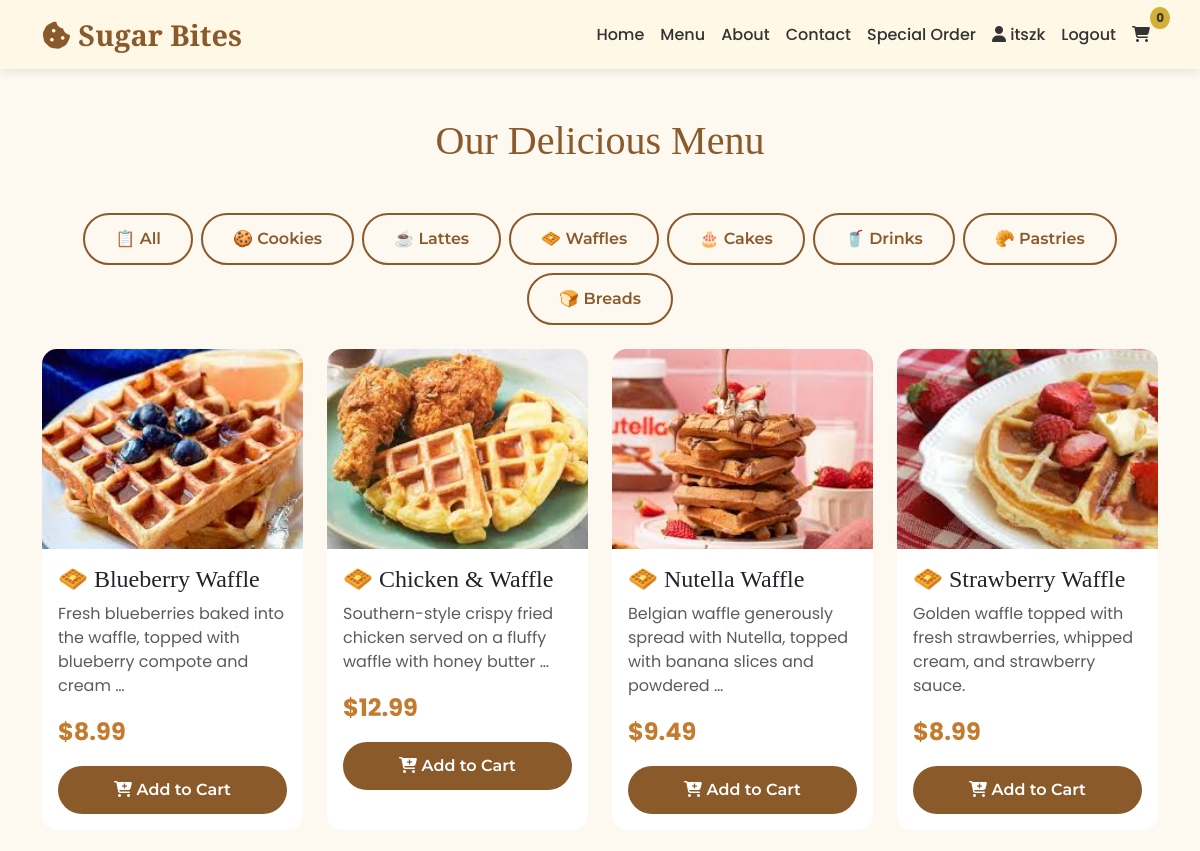
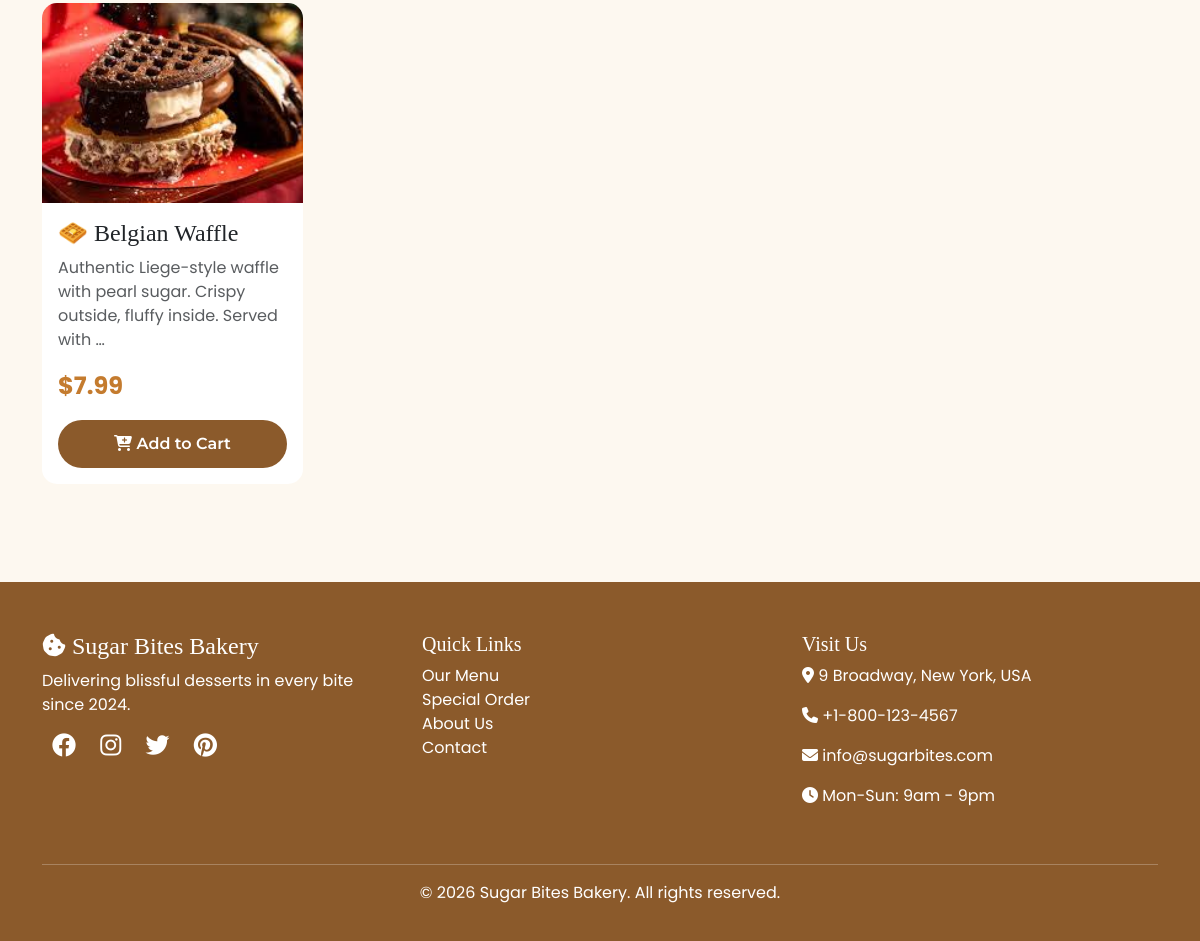
Page /menu/?category=waffles (signed in) on the committed database (2 pictures, top to bottom).
### bakery/models.py (models this page shows, shortened)
class Product(models.Model):
    CATEGORY_CHOICES = [
        ('cookies', '🍪 Cookies'),
        ('lattes', '☕ Lattes'),
        ('waffles', '🧇 Waffles'),
        ('cakes', '🎂 Cakes'),
        ('drinks', '🥤 Drinks'),
        ('pastries', '🥐 Pastries'),    # NEW
        ('breads', '🍞 Breads'),         # NEW
    ]
    name = models.CharField(max_length=200)
    category = models.CharField(max_length=20, choices=CATEGORY_CHOICES)
    description = models.TextField()
    price = models.DecimalField(max_digits=10, decimal_places=2)
    image = models.ImageField(upload_to=get_product_image_path, blank=True, null=True)
    is_best_seller = models.BooleanField(default=False)
    stock = models.IntegerField(default=10)
    created_at = models.DateTimeField(auto_now_add=True)
    def get_category_icon(self):
        icons = {
            'cookies': '🍪',
            'lattes': '☕',
            'waffles': '🧇',
            'cakes': '🎂',
            'drinks': '🥤',
            'pastries': '🥐',
            'breads': '🍞',
        }
        return icons.get(self.category, '📦')
    class Meta:
        ordering = ['-created_at']

### bakery/views.py (the view)
# urls.py: path('menu/', views.menu, name='menu'),
def menu(request):
    category = request.GET.get('category')
    if category:
        products = Product.objects.filter(category=category)
    else:
        products = Product.objects.all()
    return render(request, 'bakery/menu.html', {'products': products})

### bakery/context_processors.py (called while the page is built)
def cart_count(request):
    cart = request.session.get('cart', {})
    count = sum(item['quantity'] for item in cart.values())
    return {'cart_count': count}

### bakery/templates/bakery/menu.html (shortened to what this page needs)
{% extends 'bakery/base.html' %}
{% block content %}
<div class="container py-5">
    <h1 class="text-center mb-5" style="color: var(--warm-brown);">Our Delicious Menu</h1>
    <div class="row mb-4">
        <div class="col-md-12">
            <div class="d-flex flex-wrap gap-2 justify-content-center">
                <a href="/menu/" class="btn btn-outline-primary">📋 All</a>
                <a href="/menu/?category=cookies" class="btn btn-outline-primary">🍪 Cookies</a>
                <a href="/menu/?category=lattes" class="btn btn-outline-primary">☕ Lattes</a>
                <a href="/menu/?category=waffles" class="btn btn-outline-primary">🧇 Waffles</a>
                <a href="/menu/?category=cakes" class="btn btn-outline-primary">🎂 Cakes</a>
                <a href="/menu/?category=drinks" class="btn btn-outline-primary">🥤 Drinks</a>
                <a href="/menu/?category=pastries" class="btn btn-outline-primary">🥐 Pastries</a>
                <a href="/menu/?category=breads" class="btn btn-outline-primary">🍞 Breads</a>
            </div>
        </div>
    </div>
    <div class="row g-4">
        {% for product in products %}
        <div class="col-md-4 col-lg-3">
            <div class="card product-card h-100">
                <a href="/product/{{ product.id }}/">
                    {% if product.image %}
                        <img src="{{ product.image.url }}" class="card-img-top" alt="{{ product.name }}" style="height: 200px; object-fit: cover;">
                    {% else %}
                        <img src="https://images.unsplash.com/photo-1499636136210-6f4ee915583e?w=400" class="card-img-top" alt="{{ product.name }}" style="height: 200px; object-fit: cover;">
                    {% endif %}
                </a>
                <div class="card-body">
                    <a href="/product/{{ product.id }}/" style="text-decoration: none; color: inherit;">
                        <h4>{{ product.get_category_icon }} {{ product.name }}</h4>
                    </a>
                    <p class="text-muted">{{ product.description|truncatewords:12 }}</p>
                    <div class="price">${{ product.price }}</div>
                    <button class="btn btn-primary mt-3 w-100" onclick="addToCart({{ product.id }}, '{{ product.name }}', {{ product.price }})">
                        <i class="fas fa-cart-plus"></i> Add to Cart
                    </button>
                </div>
            </div>
        </div>
        {% empty %}
        <div class="col-12 text-center">
            <p>No products available yet.</p>
        </div>
        {% endfor %}
    </div>
</div>
{% endblock %}

### bakery/templates/bakery/base.html (shortened to what this page needs)
<!DOCTYPE html>
<html lang="en">
<head>
    <link href="https://cdn.jsdelivr.net/npm/bootstrap@5.3.0/dist/css/bootstrap.min.css" rel="stylesheet">
    <link rel="stylesheet" href="https://cdnjs.cloudflare.com/ajax/libs/font-awesome/6.4.0/css/all.min.css">
</head>
<body>
    <nav class="navbar navbar-expand-lg sticky-top">
        <div class="container">
            <a class="navbar-brand" href="/">
                <i class="fas fa-cookie-bite"></i> Sugar Bites
            </a>
            <div class="collapse navbar-collapse" id="navbarNav">
                <ul class="navbar-nav ms-auto">
                    <li class="nav-item">
                        <a class="nav-link" href="/">Home</a>
                    </li>
                    <li class="nav-item">
                        <a class="nav-link" href="/menu/">Menu</a>
                    </li>
                    <li class="nav-item">
                        <a class="nav-link" href="/about/">About</a>
                    </li>
                    <li class="nav-item">
                        <a class="nav-link" href="/contact/">Contact</a>
                    </li>
                    <li class="nav-item">
                        <a class="nav-link" href="/special-order/">Special Order</a>
                    </li>
                    {% if user.is_authenticated %}
                        <li class="nav-item">
                            <a class="nav-link" href="/profile/">
                                <i class="fas fa-user"></i> {{ user.username }}
                            </a>
                        </li>
                        <li class="nav-item">
                            <a class="nav-link" href="/logout/">Logout</a>
                        </li>
                    {% endif %}
                    <li class="nav-item">
                        <a class="nav-link cart-badge" href="/cart/">
                            <i class="fas fa-shopping-cart"></i>
                            <span class="cart-count" id="cartCount">0</span>
                        </a>
                    </li>
                </ul>
            </div>
        </div>
    </nav>
    {% block content %}{% endblock %}
    <footer class="footer">
        <div class="container">
            <div class="row">
                <div class="col-md-4 mb-4">
                    <h4><i class="fas fa-cookie-bite"></i> Sugar Bites Bakery</h4>
                    <p>Delivering blissful desserts in every bite since 2024.</p>
                    <div class="social-icons">
                        <a href="#"><i class="fab fa-facebook"></i></a>
                        <a href="#"><i class="fab fa-instagram"></i></a>
                        <a href="#"><i class="fab fa-twitter"></i></a>
                        <a href="#"><i class="fab fa-pinterest"></i></a>
                    </div>
                </div>
                <div class="col-md-4 mb-4">
                    <h5>Quick Links</h5>
                    <ul class="list-unstyled">
                        <li><a href="/menu/">Our Menu</a></li>
                        <li><a href="/special-order/">Special Order</a></li>
                        <li><a href="/about/">About Us</a></li>
                        <li><a href="/contact/">Contact</a></li>
                    </ul>
                </div>
                <div class="col-md-4 mb-4">
                    <h5>Visit Us</h5>
                    <p><i class="fas fa-map-marker-alt"></i> 9 Broadway, New York, USA</p>
                    <p><i class="fas fa-phone"></i> +1-800-123-4567</p>
                    <p><i class="fas fa-envelope"></i> info@sugarbites.com</p>
                    <p><i class="fas fa-clock"></i> Mon-Sun: 9am - 9pm</p>
                </div>
            </div>
            <hr class="bg-light">
            <div class="text-center">
                <p>&copy; 2026 Sugar Bites Bakery. All rights reserved.</p>
            </div>
        </div>
    </footer>
</body>
</html>

### bakery/templates/bakery/base.html (style rules this page uses)
:root { --warm-brown: #8B5A2B; --cream: #FFF8E7; --gold: #D4AF37; --dark-gray: #333333; --light-cream: #FDF8F0; --honey: #F0A500; --caramel: #C47B2E; }
* { font-family: 'Poppins', sans-serif; }
h1, h2, h3, h4, h5, h6 { font-family: 'Playfair Display', serif; }
.btn { font-family: 'Montserrat', sans-serif; }
body { background-color: var(--light-cream); color: var(--dark-gray); }
.navbar { background-color: var(--cream); box-shadow: 0 2px 10px rgba(0,0,0,0.1); }
.navbar-brand { font-family: 'Playfair Display', serif; font-weight: 700; font-size: 1.8rem; color: var(--warm-brown) !important; }
.nav-link { color: var(--dark-gray) !important; font-weight: 500; transition: color 0.3s; position: relative; }
.nav-link::after { content: ''; position: absolute; bottom: -5px; left: 0; width: 0; height: 2px; background: var(--gold); transition: width 0.3s ease; }
.btn-primary { background-color: var(--warm-brown); border: none; padding: 12px 30px; border-radius: 30px; font-weight: 600; transition: transform 0.3s, box-shadow 0.3s; position: relative; overflow: hidden; }
.btn-outline-primary { border: 2px solid var(--warm-brown); color: var(--warm-brown); padding: 12px 30px; border-radius: 30px; font-weight: 600; transition: all 0.3s; }
.category-card, .product-card { border: none; border-radius: 15px; overflow: hidden; transition: all 0.4s cubic-bezier(0.2, 0.9, 0.4, 1.1); background: white; animation: cardSlideUp 0.5s ease-out backwards; }
.product-card img { height: 200px; object-fit: cover; animation: imageFadeIn 0.6s ease-out; }
.price { font-size: 1.5rem; font-weight: 700; color: var(--caramel); transition: all 0.3s ease; display: inline-block; }
.footer { background-color: var(--warm-brown); color: white; padding: 50px 0 20px; margin-top: 50px; }
.footer a { color: white; text-decoration: none; transition: all 0.3s ease; }
.social-icons i { font-size: 1.5rem; margin: 0 10px; transition: all 0.3s cubic-bezier(0.2, 0.9, 0.4, 1.1); }
.cart-badge { position: relative; }
.cart-count { position: absolute; top: -8px; right: -12px; background-color: var(--gold); color: var(--dark-gray); border-radius: 50%; padding: 2px 6px; font-size: 12px; font-weight: bold; transition: all 0.3s ease; }
body > div:not(.navbar):not(footer) { animation: pageFadeIn 0.6s cubic-bezier(0.2, 0.9, 0.4, 1.1); }
.product-card:nth-child(1) { animation-delay: 0.05s; }
html { scroll-behavior: smooth; }

### rows in the picture
Product: image (picture), get_category_icon "🧇", name "Blueberry Waffle", description "Fresh blueberries baked into the waffle, topped with blueberry compote and cream …", price "8.99"
Product: image (picture), get_category_icon "🧇", name "Chicken & Waffle", description "Southern-style crispy fried chicken served on a fluffy waffle with honey butter …", price "12.99"
Product: image (picture), get_category_icon "🧇", name "Nutella Waffle", description "Belgian waffle generously spread with Nutella, topped with banana slices and powdered …", price "9.49"
Product: image (picture), get_category_icon "🧇", name "Strawberry Waffle", description "Golden waffle topped with fresh strawberries, whipped cream, and strawberry sauce.", price "8.99"
Product: image (picture), get_category_icon "🧇", name "Belgian Waffle", description "Authentic Liege-style waffle with pearl sugar. Crispy outside, fluffy inside. Served with …", price "7.99"

### other values in the picture
{{ user.username }} "itszk"
